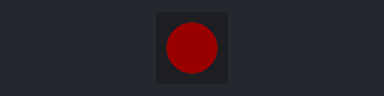
This sketch was run on a simulated ESP32-S3. On the bench: 1 RGB LEDs in strip order, left to right. Dim RGB values are drawn brighter than linear.

Above: at 0.1 s.
At 1.7 s:
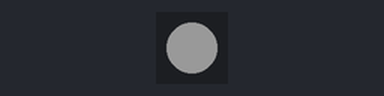
At 3.1 s:
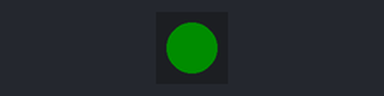
At 6.1 s:
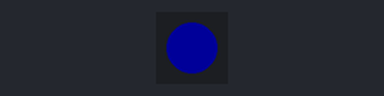
Timing chart, 0 to 6.4 s (numbered marks = the images above):
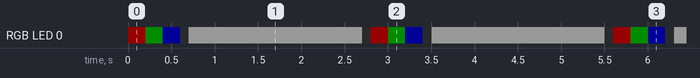

Measured:
- by itself, RGB LED 0: repeats every 2.8 s: RGB(0, 13, 0) 0.20 s, RGB(0, 0, 25) 0.20 s, off 0.10 s, RGB(25, 25, 25) 2.0 s, off 0.10 s, RGB(25, 0, 0) 0.20 s
- by itself, everything shown: repeats every 2.8 s, in 6 steps

The sketch:

RGB_LED.ino
```cpp
// (licence header left out)
#include <FastLED.h> // http://librarymanager/All#FastLED

#define LED_PIN     46 //Pin 46 on Thing Plus C S3 is connected to WS2812 LED
#define COLOR_ORDER GRB
#define CHIPSET     WS2812
#define NUM_LEDS    1

#define BRIGHTNESS  25

CRGB leds[NUM_LEDS];

void setup()
{
  Serial.begin(115200);
  //while (Serial == false); //Wait for serial monitor to connect before printing anything

  FastLED.addLeds<CHIPSET, LED_PIN, COLOR_ORDER>(leds, NUM_LEDS).setCorrection(TypicalLEDStrip);
  FastLED.setBrightness(BRIGHTNESS);
}

void loop()
{
  leds[0] = CRGB::Red;
  FastLED.show();
  delay(200);

  leds[0] = CRGB::Green;
  FastLED.show();
  delay(200);

  leds[0] = CRGB::Blue;
  FastLED.show();
  delay(200);

  leds[0] = CRGB::Black;
  FastLED.show();
  delay(100);

  leds[0] = CRGB::White;
  FastLED.show();
  delay(2000);

  leds[0] = CRGB::Black;
  FastLED.show();
  delay(100);
}
```
